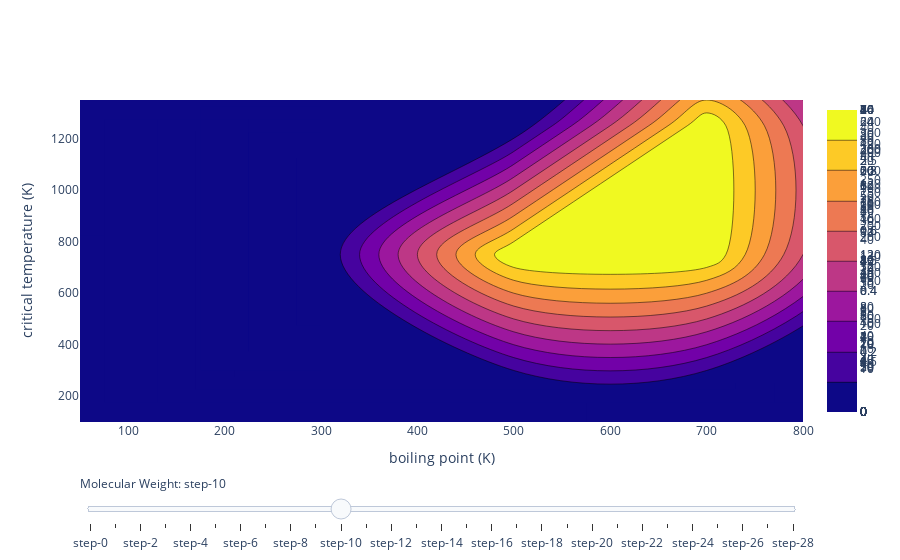

This figure's notebook cell:
### Code cell
fig = go.Figure()

#setup for uniform color scaling
cmin = 300
cmax = 0


#add traces for each slider step
interval = 20
for step in np.arange(ThermoProperties['molweight'].min() + interval, ThermoProperties['molweight'].max()-interval, interval):
    fig.add_trace(
        go.Histogram2dContour(
            x=ThermoProperties.loc[(ThermoProperties['molweight']<= step + interval) & (ThermoProperties['molweight']>= step - interval) ]['boiling point (K)'], 
            y=ThermoProperties.loc[(ThermoProperties['molweight']<= step + interval) & (ThermoProperties['molweight']>= step - interval) ]['critical temperature (K)'],
            zmin = cmin,
            zmax = cmax)
    )

fig.update_xaxes(title = 'boiling point (K)', range=[50, 800])
fig.update_yaxes(title = 'critical temperature (K)', range=[100, 1350])
fig.update_traces(zmin = cmin)
fig.update_traces(zmax = cmax)
# Make 10th trace visible
fig.data[10].visible = True

# Create and add slider
steps = []
allsteps = np.arange(ThermoProperties['molweight'].min() + interval, ThermoProperties['molweight'].max()-interval, interval)
for i in range(len(fig.data)):
    step = dict(
        method="update",
        args=[{"visible": [False] * len(fig.data)},
              {"title": "Molecular Weight: " + str(round(allsteps[i]))},
              {"zmin":cmin, "zmax":cmax}],  # layout attribute
    )
    step["args"][0]["visible"][i] = True  # Toggle i'th trace to "visible"
    steps.append(step)

sliders = [dict(
    active=10,
    currentvalue={"prefix": "Molecular Weight: "},
    pad={"t": 50},
    steps=steps
)]

fig.update_layout(
    sliders=sliders
)
fig.update_xaxes(fixedrange=True)
fig.show()

### Figure 1 — Plotly figure (JSON) as saved in the notebook; plotly's stock layout.template omitted (floating-point values rounded to 4 significant figures; data arrays with more than 128 entries replaced by an {"elided": "..."} marker saying what was removed)
{"data": [{"type": "histogram2dcontour", "x": [284, 294, 354.8, 189.3, 350.5, 238.7, 239.7, 304.9, 283.5, 268.7, 194.7, 194.7, 81.7, 81.7, 172.1, 252.1, 252, 227.2, 275.8, 240.4, 180.7, 221.5, 248.3, 300.1, 280.0, 184.6, 351.4, 235.4, 351.6, 281.2, 289.7, 169.5, 283.6, 329, 84.95, 128.4, 254.1, 493, 373.7, 386.6, 188.2, 299.1, 298.9, 292.7, 423.4, 212.8, 383, 223.3, 111.7, 337.9, 248.9, 194.8, 332.2, 279.1, 216.2, 249.9, 266.8, 121.4, 77.34, 294.1, 213.2, 184.7, 90.19, 161.8, 185.4, 704.1, 553.6, 231.1, 370.5, 225.5, 161, 175.2, 717.8, 291.1, 200.9, 278.2, 373.1], "y": [452, 466, 545.5, 308.3, 535, 394, 405.6, 491.3, 478.0, 425.4, 304.2, 304.2, 132.9, 132.9, 282.3, 399.9, 400.1, 368.5, 446.3, 397.9, 289.8, 351.3, 400.1, 473.2, 437.2, 305.3, 513.9, 375.3, 535.3, 443.2, 456.1, 282.3, 469.1, 537, 144.1, 215, 408, 771, 588, 653.1, 324.6, 456.6, 456.6, 461.1, 730.1, 373.5, 574, 370, 190.6, 512.6, 416.2, 317.4, 517.9, 469.9, 352.5, 402.4, 430.1, 180.2, 126.2, 431.1, 352.7, 309.6, 154.6, 261, 324.8, 994, 994, 369.8, 564.4, 364.9, 269.7, 286.3, 1314, 466.7, 327.8, 454, 647.1], "zmax": 0, "zmin": 300}, {"type": "histogram2dcontour", "x": {"elided": "258 float values"}, "y": {"elided": "258 float values"}, "zmax": 0, "zmin": 300}, {"type": "histogram2dcontour", "x": {"elided": "608 float values"}, "y": {"elided": "608 float values"}, "zmax": 0, "zmin": 300}, {"type": "histogram2dcontour", "x": {"elided": "1258 float values"}, "y": {"elided": "1258 float values"}, "zmax": 0, "zmin": 300}, {"type": "histogram2dcontour", "x": {"elided": "1835 float values"}, "y": {"elided": "1835 float values"}, "zmax": 0, "zmin": 300}, {"type": "histogram2dcontour", "x": {"elided": "1764 float values"}, "y": {"elided": "1764 float values"}, "zmax": 0, "zmin": 300}, {"type": "histogram2dcontour", "x": {"elided": "1891 float values"}, "y": {"elided": "1891 float values"}, "zmax": 0, "zmin": 300}, {"type": "histogram2dcontour", "x": {"elided": "1461 float values"}, "y": {"elided": "1461 float values"}, "zmax": 0, "zmin": 300}, {"type": "histogram2dcontour", "x": {"elided": "640 float values"}, "y": {"elided": "640 float values"}, "zmax": 0, "zmin": 300}, {"type": "histogram2dcontour", "x": {"elided": "447 float values"}, "y": {"elided": "447 float values"}, "zmax": 0, "zmin": 300}, {"type": "histogram2dcontour", "visible": true, "x": {"elided": "317 float values"}, "y": {"elided": "317 float values"}, "zmax": 0, "zmin": 300}, {"type": "histogram2dcontour", "x": {"elided": "282 float values"}, "y": {"elided": "282 float values"}, "zmax": 0, "zmin": 300}, {"type": "histogram2dcontour", "x": {"elided": "241 float values"}, "y": {"elided": "241 float values"}, "zmax": 0, "zmin": 300}, {"type": "histogram2dcontour", "x": {"elided": "226 float values"}, "y": {"elided": "226 float values"}, "zmax": 0, "zmin": 300}, {"type": "histogram2dcontour", "x": {"elided": "185 float values"}, "y": {"elided": "185 float values"}, "zmax": 0, "zmin": 300}, {"type": "histogram2dcontour", "x": [683.1, 523.1, 537.1, 520.1, 554.1, 643.1, 630.1, 597.1, 585.1, 516.6, 633.1, 583.1, 598.1, 667.1, 655.1, 643.1, 660.1, 670.1, 650.1, 624.1, 603.1, 614.1, 496.4, 499.2, 499.2, 545.4, 522.5, 499.6, 677.1, 696.1, 687.1, 659.1, 676.1, 668.1, 583.1, 598.1, 496.9, 499.2, 499.6, 496.9, 499.6, 499.2, 496.9, 499.6, 499.6, 499.6, 500.1, 522.5, 622.1, 647.1, 635.1, 668.1, 646.1, 657.1, 637.1, 648.1, 630.1, 617.1, 603.1, 667.1, 672.1, 663.1, 662.1, 652.1, 651.1, 496.4, 496.9, 496.4, 499.2, 499.2, 664.5, 496.9, 743, 683.1, 653.4, 623.1, 462.6, 610.1, 636.1, 623.1, 618.1, 604.1, 590.1, 612.1, 663.2, 676.1, 646.1, 636.1, 625.1, 673.1, 652.1, 663.1, 642.2, 655.1, 680.1, 683.1, 678.1, 657.1, 668.1, 662.1, 664.1, 665.1, 654.1, 675.1, 683.1, 685.1, 673.1, 673.1, 675.1, 662.1, 675.0, 751, 664.5, 702.1, 473.1, 760, 743, 610.1, 636.1, 623.1, 618.1, 604.1, 590.1, 653.4, 691.1, 668.7, 639.1, 329.6], "y": [841.8, 800.1, 756.9, 746.3, 767.8, 808.7, 798.3, 743.4, 733.2, 824, 827, 766.4, 777.3, 825.1, 814.1, 803.7, 825.6, 833.3, 818.6, 766.6, 754, 756.5, 759.0, 750.1, 750.1, 780.8, 762.6, 744.5, 856.9, 869.0, 863.2, 832.8, 842.2, 838, 766.4, 777.3, 753.0, 750.1, 744.5, 753.0, 744.5, 750.1, 753.0, 744.5, 744.5, 744.5, 739.1, 762.6, 784.1, 805.3, 795.0, 821.8, 800.6, 810.9, 783.5, 795.2, 783.2, 771.5, 758.9, 821.1, 825.2, 814.1, 815.1, 802.7, 804.4, 759.0, 753.0, 759.0, 750.1, 750.1, 815.0, 753.0, 946, 841.8, 803.1, 764, 724.9, 772.6, 794.5, 783.3, 791.8, 781.4, 771.6, 802.7, 820.1, 827.9, 791.7, 780.8, 769.2, 824.8, 802.5, 813.9, 802.3, 804.2, 835.0, 839.7, 830.3, 806.7, 818.8, 826, 824.0, 815.1, 803.0, 826.6, 841.8, 843.3, 830.0, 834, 833.9, 819.7, 812, 1086, 804, 859.7, 655, 996, 983, 772.6, 794.5, 783.3, 791.8, 781.4, 771.6, 796, 847.0, 819.0, 782, 505.8], "zmax": 0, "zmin": 300}, {"type": "histogram2dcontour", "x": [693.1, 693.1, 693.1, 693.1, 693.1, 683.1, 523.1, 523.1, 533.1, 537.1, 570.1, 554.1, 643.1, 668.1, 656.1, 597.1, 516.6, 508.1, 538.1, 548.1, 626.1, 612.1, 598.1, 667.1, 678.1, 655.1, 679.1, 670.1, 624.1, 635.1, 545.4, 522.5, 568.3, 705.1, 696.1, 684.1, 676.1, 668.1, 598.1, 612.1, 523.1, 522.5, 568.3, 659.1, 670.1, 647.1, 668.1, 688.1, 678.1, 648.1, 644.1, 630.1, 617.1, 672.1, 663.1, 702.1, 664.5, 689.6, 683.1, 689.6, 553.1, 690.1, 623.1, 648.1, 636.1, 632.1, 618.1, 604.1, 484.1, 678, 663.2, 676.1, 646.1, 656.1, 636.1, 663, 673.1, 663.1, 683.1, 693.1, 695.1, 683.1, 678.1, 668.1, 688.1, 714, 702.1, 693.1, 595.1, 665.1, 684.1, 675.1, 683.1, 685.1, 673.1, 675.1, 675.0, 712.1, 751, 664.5, 702.1, 648.1, 636.1, 632.1, 618.1, 604.1, 691.1, 668.7, 639.1, 329.6], "y": [851.6, 851.6, 851.6, 851.6, 851.6, 841.8, 800.1, 789.0, 797.2, 756.9, 777.8, 767.8, 808.7, 830.0, 819.7, 743.4, 824, 766.4, 798.2, 813.0, 798.1, 787.5, 777.3, 825.1, 835.5, 814.1, 840.5, 833.3, 766.6, 778.6, 780.8, 762.6, 799.1, 875.4, 869.0, 846.7, 842.2, 838, 777.3, 787.5, 782.3, 762.6, 799.1, 816.2, 826.5, 805.3, 821.8, 843.0, 832.0, 795.2, 796.9, 783.2, 771.5, 825.2, 814.1, 860.9, 815.0, 853.4, 841.8, 853.4, 904, 845, 764, 805.0, 794.5, 802.7, 791.8, 781.4, 619.1, 830, 820.1, 827.9, 791.7, 803.4, 780.8, 815, 824.8, 813.9, 836.4, 851.6, 853.4, 839.7, 830.3, 818.8, 842.6, 885, 860.9, 850.1, 1012, 815.1, 837.7, 826.6, 841.8, 843.3, 830.0, 833.9, 812, 872.0, 1086, 804, 859.7, 805.0, 794.5, 802.7, 791.8, 781.4, 847.0, 819.0, 782, 505.8], "zmax": 0, "zmin": 300}, {"type": "histogram2dcontour", "x": [693.1, 693.1, 693.1, 693.1, 693.1, 523.1, 533.1, 585.1, 570.1, 599.1, 680.1, 668.1, 656.1, 508.1, 538.1, 548.1, 639.1, 626.1, 612.1, 689.1, 678.1, 699.1, 697.1, 688.1, 679.1, 635.1, 614.0, 591.2, 568.3, 713.1, 705.1, 691.1, 684.1, 614.0, 612.1, 639.1, 523.1, 568.3, 681.1, 659.1, 670.1, 688.1, 678.1, 644.1, 668.1, 656.1, 702.1, 689.6, 689.6, 553.1, 690.1, 698, 771, 648.1, 632.1, 657.1, 645.1, 484.1, 678, 656.1, 663, 694, 683.1, 503, 693.1, 695.1, 688.1, 459.5, 714, 702.1, 693.1, 687, 491.2, 595.1, 684.1, 712.1, 518.1, 648.1, 632.1, 657.1, 645.1], "y": [851.6, 851.6, 851.6, 851.6, 851.6, 789.0, 797.2, 786.9, 777.8, 795.2, 841.0, 830.0, 819.7, 766.4, 798.2, 813.0, 808.1, 798.1, 787.5, 846.6, 835.5, 857.2, 856.8, 848.3, 840.5, 778.6, 836.2, 817.5, 799.1, 881.4, 875.4, 850.1, 846.7, 836.2, 787.5, 808.1, 782.3, 799.1, 837.4, 816.2, 826.5, 843.0, 832.0, 796.9, 820.9, 808.6, 860.9, 853.4, 853.4, 904, 845, 855, 959, 805.0, 802.7, 822.5, 812.9, 619.1, 830, 803.4, 815, 851, 836.4, 628.4, 851.6, 853.4, 842.6, 718, 885, 860.9, 850.1, 841, 794.5, 1012, 837.7, 872.0, 645.8, 805.0, 802.7, 822.5, 812.9], "zmax": 0, "zmin": 300}, {"type": "histogram2dcontour", "x": [585.1, 613.1, 599.1, 680.1, 521.4, 524.1, 652.1, 639.1, 664.1, 689.1, 699.1, 697.1, 688.1, 614.0, 591.2, 636.9, 713.1, 691.1, 614.0, 639.1, 652.1, 681.1, 691.1, 680.1, 668.1, 656.1, 655.1, 698, 771, 669.1, 657.1, 645.1, 694, 503, 459.5, 687, 491.2, 778, 518.1, 669.1, 657.1, 645.1, 633.1], "y": [786.9, 804.0, 795.2, 841.0, 838.1, 825.9, 818.6, 808.1, 828.5, 846.6, 857.2, 856.8, 848.3, 836.2, 817.5, 855.1, 881.4, 850.1, 836.2, 808.1, 818.6, 837.4, 847.8, 834.0, 820.9, 808.6, 983, 855, 959, 832.6, 822.5, 812.9, 851, 628.4, 718, 841, 794.5, 953, 645.8, 832.6, 822.5, 812.9, 805], "zmax": 0, "zmin": 300}, {"type": "histogram2dcontour", "x": [613.1, 640.1, 627.1, 566.7, 567.1, 521.4, 544.2, 566.7, 569.5, 524.1, 546.6, 569.5, 569.5, 547.0, 569.9, 652.1, 675.1, 664.1, 659.8, 636.9, 652.1, 567.1, 544.2, 567.1, 569.5, 547.0, 569.9, 567.1, 569.9, 710.1, 701.1, 691.1, 680.1, 691.1, 566.7, 720, 655.1, 669.1, 682, 707, 717, 778, 669.1, 633.1], "y": [804.0, 822.0, 813.4, 874.4, 867.1, 838.1, 852.5, 874.4, 863.1, 825.9, 848.2, 863.1, 863.1, 841.0, 856.4, 818.6, 837.7, 828.5, 874.4, 855.1, 818.6, 867.1, 852.5, 867.1, 863.1, 841.0, 856.4, 867.1, 856.4, 869.4, 858.8, 847.8, 834.0, 846.4, 874.4, 863, 983, 832.6, 835, 866, 878, 953, 832.6, 805], "zmax": 0, "zmin": 300}, {"type": "histogram2dcontour", "x": [652.1, 640.1, 627.1, 566.7, 567.1, 590.0, 544.2, 566.7, 569.5, 546.6, 569.5, 569.5, 547.0, 569.9, 686.1, 697.1, 675.1, 659.8, 705.6, 682.7, 567.1, 544.2, 567.1, 569.5, 547.0, 569.9, 567.1, 569.9, 710.1, 701.1, 701.1, 691.1, 712.1, 566.7, 720, 697.1, 726.1, 736, 682, 707, 717, 627.1, 478.1], "y": [829.9, 822.0, 813.4, 874.4, 867.1, 882.0, 852.5, 874.4, 863.1, 848.2, 863.1, 863.1, 841.0, 856.4, 847.6, 858.1, 837.7, 874.4, 913.9, 893.9, 867.1, 852.5, 867.1, 863.1, 841.0, 856.4, 867.1, 856.4, 869.4, 858.8, 858.4, 846.4, 872.4, 874.4, 863, 1101.0, 1220, 905, 835, 866, 878, 1072, 744], "zmax": 0, "zmin": 300}, {"type": "histogram2dcontour", "x": [664.1, 652.1, 612.9, 590.0, 707.1, 686.1, 697.1, 728.4, 705.6, 682.7, 701.1, 722.1, 712.1, 697.1, 726.1, 736, 783, 627.1, 478.1, 532.9], "y": [838.5, 829.9, 897.2, 882.0, 868.1, 847.6, 858.1, 934.3, 913.9, 893.9, 858.4, 885.9, 872.4, 1101.0, 1220, 905, 970, 1072, 744, 653.2], "zmax": 0, "zmin": 300}, {"type": "histogram2dcontour", "x": [676.1, 664.1, 687.1, 635.8, 612.9, 658.6, 707.1, 717.1, 774.2, 751.3, 728.4, 731.1, 722.1, 783, 633.1, 532.9], "y": [847.6, 838.5, 856.2, 912.7, 897.2, 928.6, 868.1, 878.9, 976.5, 955.1, 934.3, 899, 885.9, 970, 942, 653.2], "zmax": 0, "zmin": 300}, {"type": "histogram2dcontour", "x": [676.1, 697.1, 687.1, 635.8, 681.5, 658.6, 736.1, 726.1, 717.1, 774.2, 751.3, 797.1, 731.1, 674.1, 633.1], "y": [847.6, 864.2, 856.2, 912.7, 944.8, 928.6, 901.4, 889.1, 878.9, 976.5, 955.1, 998.5, 899, 1102, 942], "zmax": 0, "zmin": 300}, {"type": "histogram2dcontour", "x": [614.5, 708.1, 697.1, 704.4, 681.5, 727.3, 619.1, 736.1, 726.1, 797.1, 674.1, 591.6, 559.9], "y": [972.0, 874.1, 864.2, 961.4, 944.8, 978.5, 963.6, 901.4, 889.1, 998.5, 1102, 961.1, 671.8], "zmax": 0, "zmin": 300}, {"type": "histogram2dcontour", "x": [614.5, 636.9, 637.4, 708.1, 704.4, 750.1, 727.3, 619.1, 636.9, 639.7, 639.7, 637.4, 591.6, 559.9], "y": [972.0, 992.1, 983.5, 874.1, 961.4, 996.0, 978.5, 963.6, 992.1, 978.3, 978.3, 983.5, 961.1, 671.8], "zmax": 0, "zmin": 300}, {"type": "histogram2dcontour", "x": [636.9, 637.4, 750.1, 773.0, 636.9, 639.7, 639.7, 637.4], "y": [992.1, 983.5, 996.0, 1014.0, 992.1, 978.3, 978.3, 983.5], "zmax": 0, "zmin": 300}, {"type": "histogram2dcontour", "x": [795.9, 773.0], "y": [1033.0, 1014.0], "zmax": 0, "zmin": 300}, {"type": "histogram2dcontour", "x": [795.9, 583.6, 704.1], "y": [1033.0, 688.9, 960], "zmax": 0, "zmin": 300}], "layout": {"sliders": [{"active": 10, "currentvalue": {"prefix": "Molecular Weight: "}, "pad": {"t": 50}, "steps": [{"args": [{"visible": [true, false, false, false, false, false, false, false, false, false, false, false, false, false, false, false, false, false, false, false, false, false, false, false, false, false, false, false, false]}, {"title": "Molecular Weight: 36"}, {"zmax": 0, "zmin": 300}], "method": "update"}, {"args": [{"visible": [false, true, false, false, false, false, false, false, false, false, false, false, false, false, false, false, false, false, false, false, false, false, false, false, false, false, false, false, false]}, {"title": "Molecular Weight: 56"}, {"zmax": 0, "zmin": 300}], "method": "update"}, {"args": [{"visible": [false, false, true, false, false, false, false, false, false, false, false, false, false, false, false, false, false, false, false, false, false, false, false, false, false, false, false, false, false]}, {"title": "Molecular Weight: 76"}, {"zmax": 0, "zmin": 300}], "method": "update"}, {"args": [{"visible": [false, false, false, true, false, false, false, false, false, false, false, false, false, false, false, false, false, false, false, false, false, false, false, false, false, false, false, false, false]}, {"title": "Molecular Weight: 96"}, {"zmax": 0, "zmin": 300}], "method": "update"}, {"args": [{"visible": [false, false, false, false, true, false, false, false, false, false, false, false, false, false, false, false, false, false, false, false, false, false, false, false, false, false, false, false, false]}, {"title": "Molecular Weight: 116"}, {"zmax": 0, "zmin": 300}], "method": "update"}, {"args": [{"visible": [false, false, false, false, false, true, false, false, false, false, false, false, false, false, false, false, false, false, false, false, false, false, false, false, false, false, false, false, false]}, {"title": "Molecular Weight: 136"}, {"zmax": 0, "zmin": 300}], "method": "update"}, {"args": [{"visible": [false, false, false, false, false, false, true, false, false, false, false, false, false, false, false, false, false, false, false, false, false, false, false, false, false, false, false, false, false]}, {"title": "Molecular Weight: 156"}, {"zmax": 0, "zmin": 300}], "method": "update"}, {"args": [{"visible": [false, false, false, false, false, false, false, true, false, false, false, false, false, false, false, false, false, false, false, false, false, false, false, false, false, false, false, false, false]}, {"title": "Molecular Weight: 176"}, {"zmax": 0, "zmin": 300}], "method": "update"}, {"args": [{"visible": [false, false, false, false, false, false, false, false, true, false, false, false, false, false, false, false, false, false, false, false, false, false, false, false, false, false, false, false, false]}, {"title": "Molecular Weight: 196"}, {"zmax": 0, "zmin": 300}], "method": "update"}, {"args": [{"visible": [false, false, false, false, false, false, false, false, false, true, false, false, false, false, false, false, false, false, false, false, false, false, false, false, false, false, false, false, false]}, {"title": "Molecular Weight: 216"}, {"zmax": 0, "zmin": 300}], "method": "update"}, {"args": [{"visible": [false, false, false, false, false, false, false, false, false, false, true, false, false, false, false, false, false, false, false, false, false, false, false, false, false, false, false, false, false]}, {"title": "Molecular Weight: 236"}, {"zmax": 0, "zmin": 300}], "method": "update"}, {"args": [{"visible": [false, false, false, false, false, false, false, false, false, false, false, true, false, false, false, false, false, false, false, false, false, false, false, false, false, false, false, false, false]}, {"title": "Molecular Weight: 256"}, {"zmax": 0, "zmin": 300}], "method": "update"}, {"args": [{"visible": [false, false, false, false, false, false, false, false, false, false, false, false, true, false, false, false, false, false, false, false, false, false, false, false, false, false, false, false, false]}, {"title": "Molecular Weight: 276"}, {"zmax": 0, "zmin": 300}], "method": "update"}, {"args": [{"visible": [false, false, false, false, false, false, false, false, false, false, false, false, false, true, false, false, false, false, false, false, false, false, false, false, false, false, false, false, false]}, {"title": "Molecular Weight: 296"}, {"zmax": 0, "zmin": 300}], "method": "update"}, {"args": [{"visible": [false, false, false, false, false, false, false, false, false, false, false, false, false, false, true, false, false, false, false, false, false, false, false, false, false, false, false, false, false]}, {"title": "Molecular Weight: 316"}, {"zmax": 0, "zmin": 300}], "method": "update"}, {"args": [{"visible": [false, false, false, false, false, false, false, false, false, false, false, false, false, false, false, true, false, false, false, false, false, false, false, false, false, false, false, false, false]}, {"title": "Molecular Weight: 336"}, {"zmax": 0, "zmin": 300}], "method": "update"}, {"args": [{"visible": [false, false, false, false, false, false, false, false, false, false, false, false, false, false, false, false, true, false, false, false, false, false, false, false, false, false, false, false, false]}, {"title": "Molecular Weight: 356"}, {"zmax": 0, "zmin": 300}], "method": "update"}, {"args": [{"visible": [false, false, false, false, false, false, false, false, false, false, false, false, false, false, false, false, false, true, false, false, false, false, false, false, false, false, false, false, false]}, {"title": "Molecular Weight: 376"}, {"zmax": 0, "zmin": 300}], "method": "update"}, {"args": [{"visible": [false, false, false, false, false, false, false, false, false, false, false, false, false, false, false, false, false, false, true, false, false, false, false, false, false, false, false, false, false]}, {"title": "Molecular Weight: 396"}, {"zmax": 0, "zmin": 300}], "method": "update"}, {"args": [{"visible": [false, false, false, false, false, false, false, false, false, false, false, false, false, false, false, false, false, false, false, true, false, false, false, false, false, false, false, false, false]}, {"title": "Molecular Weight: 416"}, {"zmax": 0, "zmin": 300}], "method": "update"}, {"args": [{"visible": [false, false, false, false, false, false, false, false, false, false, false, false, false, false, false, false, false, false, false, false, true, false, false, false, false, false, false, false, false]}, {"title": "Molecular Weight: 436"}, {"zmax": 0, "zmin": 300}], "method": "update"}, {"args": [{"visible": [false, false, false, false, false, false, false, false, false, false, false, false, false, false, false, false, false, false, false, false, false, true, false, false, false, false, false, false, false]}, {"title": "Molecular Weight: 456"}, {"zmax": 0, "zmin": 300}], "method": "update"}, {"args": [{"visible": [false, false, false, false, false, false, false, false, false, false, false, false, false, false, false, false, false, false, false, false, false, false, true, false, false, false, false, false, false]}, {"title": "Molecular Weight: 476"}, {"zmax": 0, "zmin": 300}], "method": "update"}, {"args": [{"visible": [false, false, false, false, false, false, false, false, false, false, false, false, false, false, false, false, false, false, false, false, false, false, false, true, false, false, false, false, false]}, {"title": "Molecular Weight: 496"}, {"zmax": 0, "zmin": 300}], "method": "update"}, {"args": [{"visible": [false, false, false, false, false, false, false, false, false, false, false, false, false, false, false, false, false, false, false, false, false, false, false, false, true, false, false, false, false]}, {"title": "Molecular Weight: 516"}, {"zmax": 0, "zmin": 300}], "method": "update"}, {"args": [{"visible": [false, false, false, false, false, false, false, false, false, false, false, false, false, false, false, false, false, false, false, false, false, false, false, false, false, true, false, false, false]}, {"title": "Molecular Weight: 536"}, {"zmax": 0, "zmin": 300}], "method": "update"}, {"args": [{"visible": [false, false, false, false, false, false, false, false, false, false, false, false, false, false, false, false, false, false, false, false, false, false, false, false, false, false, true, false, false]}, {"title": "Molecular Weight: 556"}, {"zmax": 0, "zmin": 300}], "method": "update"}, {"args": [{"visible": [false, false, false, false, false, false, false, false, false, false, false, false, false, false, false, false, false, false, false, false, false, false, false, false, false, false, false, true, false]}, {"title": "Molecular Weight: 576"}, {"zmax": 0, "zmin": 300}], "method": "update"}, {"args": [{"visible": [false, false, false, false, false, false, false, false, false, false, false, false, false, false, false, false, false, false, false, false, false, false, false, false, false, false, false, false, true]}, {"title": "Molecular Weight: 596"}, {"zmax": 0, "zmin": 300}], "method": "update"}]}], "xaxis": {"fixedrange": true, "range": [50, 800], "title": {"text": "boiling point (K)"}}, "yaxis": {"range": [100, 1350], "title": {"text": "critical temperature (K)"}}}}
